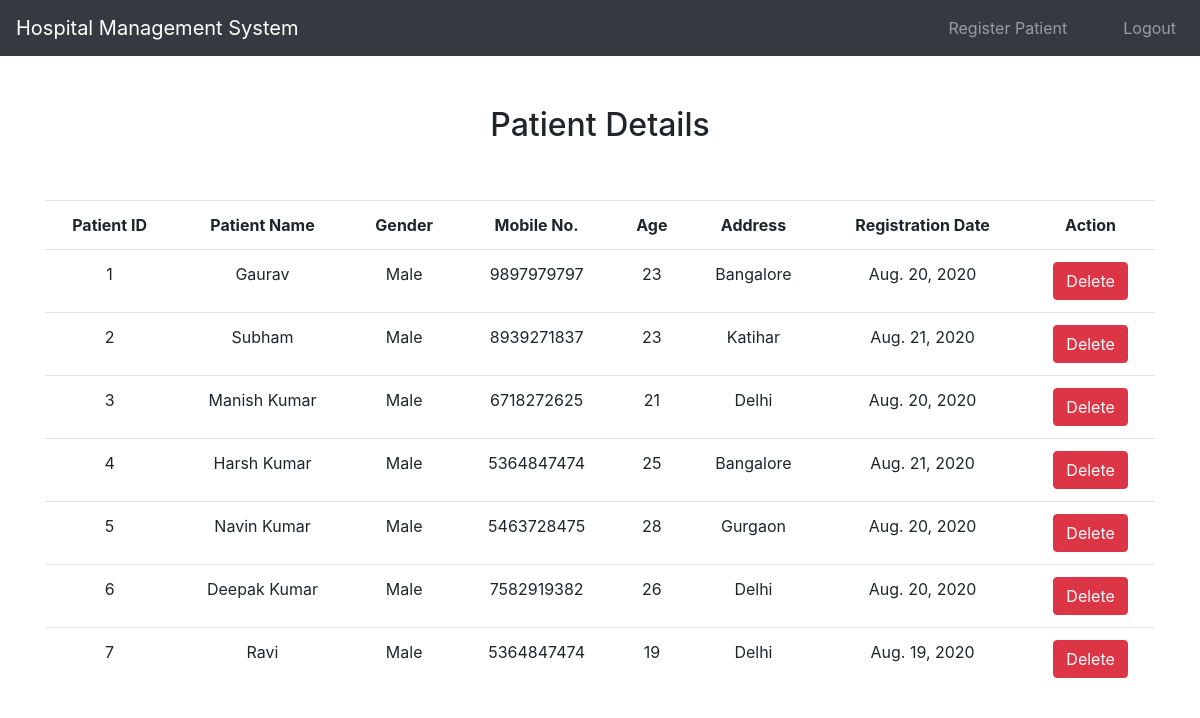
Screenshot of /patient_view/ (signed in) with the database file from the repository.
### hospital/models.py (models this page shows, shortened)
class Patient(models.Model):
    name = models.CharField(max_length=50)
    gender = models.CharField(max_length=10)
    mobile = models.IntegerField(null=True)
    age = models.IntegerField(null=True)
    address = models.CharField(max_length=150)
    registered = models.DateField()

### hospital/views.py (the view)
# urls.py: path('patient_view/', patient_view, name='patient_view'),
def patient_view(request):
    if not request.user.is_staff:
        return redirect('login_staff')
    patient = Patient.objects.all()
    p = {'patient':patient}
    return render(request, 'patient_view.html', p)

### hospital/templates/patient_view.html
{% extends 'staff_nav.html' %}
{% load static %}
{% block body %}
<div class="container" style="margin-top: 50px;">
    <h2 class="text-center">Patient Details</h2>
    <br><br>
    <table class="table table:hover">
            <tr class="text-center">
                <th>Patient ID</th>
                <th>Patient Name</th>
                <th>Gender</th>
                <th>Mobile No.</th>
                <th>Age</th>
                <th>Address</th>
                <th>Registration Date</th>
                <th>Action</th>
            </tr>
            {% for i in patient %}
            <tr class="text-center">
                <td>{{i.id}}</td>
                <td>{{i.name}}</td>
                <td>{{i.gender}}</td>
                <td>{{i.mobile}}</td>
                <td>{{i.age}}</td>
                <td>{{i.address}}</td>
                <td>{{i.registered}}</td>
                <td><a href="{% url 'patient_delete' i.id %}" onclick="return confirm('Do you really want to delete?')" class="btn btn-danger">Delete</a></td>
            </tr>
            {% endfor %}
    </table><br><br>
</div>
{% endblock %}

### hospital/templates/staff_nav.html (shortened to what this page needs)
<!doctype html>
<html lang="en">
  <head>
    {% load static %}
    <link rel="stylesheet" href="https://maxcdn.bootstrapcdn.com/bootstrap/4.0.0/css/bootstrap.min.css">
    <link rel="stylesheet" href="https://use.fontawesome.com/releases/v5.7.0/css/all.css">
    <link rel="stylesheet" type="text/css" href="{% static 'css/mystyle.css' %}">
  </head>
  <body>
    <nav class="navbar navbar-expand-sm navbar-dark bg-dark">
        <a class="navbar-brand" href="{% url 'index' %}">Hospital Management System</a>
        <div class="collapse navbar-collapse" id="myMenu">
          <div class="navbar-nav text-center ml-auto ">
            {% if request.user.is_staff %}
            <a class="nav-item nav-link pl-5" href="{% url 'patient_add' %}">Register Patient</a>
            <a href="{% url 'logout_staff' %}" class="navbar-nav nav-item nav-link pl-5">Logout</a>
            {% endif %}
          </div>
        </div>
      </nav>
  </body>
</html>
{% block body %}
{% endblock %}

### hospital/static/css/mystyle.css (style rules this page uses)
.nav-link { color: black; }

### rows the page displays
Patient: id "1", name "Gaurav", gender "Male", mobile "9897979797", age "23", address "Bangalore", registered "Aug. 20, 2020"
Patient: id "2", name "Subham", gender "Male", mobile "8939271837", age "23", address "Katihar", registered "Aug. 21, 2020"
Patient: id "3", name "Manish Kumar", gender "Male", mobile "6718272625", age "21", address "Delhi", registered "Aug. 20, 2020"
Patient: id "4", name "Harsh Kumar", gender "Male", mobile "5364847474", age "25", address "Bangalore", registered "Aug. 21, 2020"
Patient: id "5", name "Navin Kumar", gender "Male", mobile "5463728475", age "28", address "Gurgaon", registered "Aug. 20, 2020"
Patient: id "6", name "Deepak Kumar", gender "Male", mobile "7582919382", age "26", address "Delhi", registered "Aug. 20, 2020"
Patient: id "7", name "Ravi", gender "Male", mobile "5364847474", age "19", address "Delhi", registered "Aug. 19, 2020"
